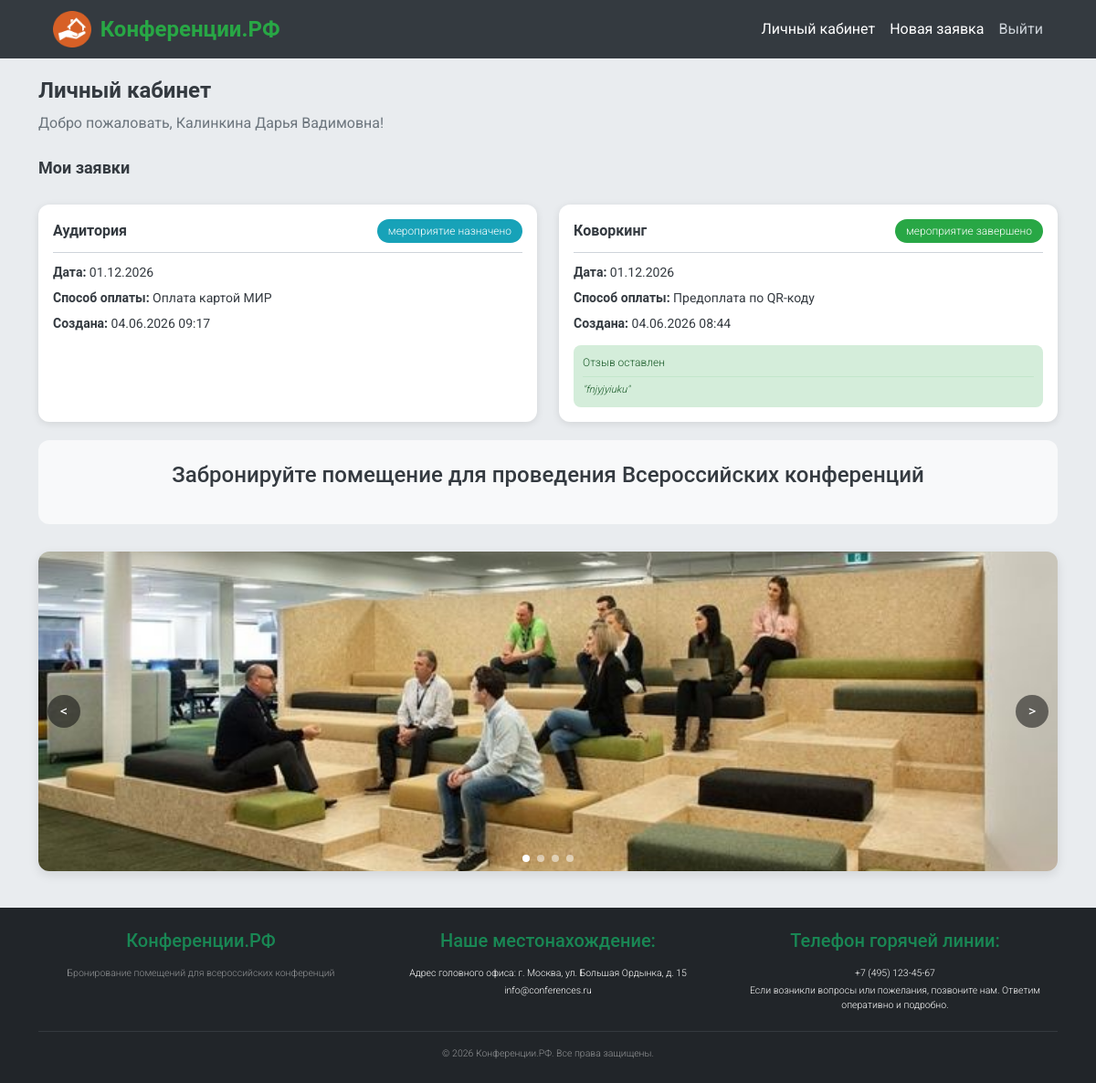
The page /dashboard (signed in) on the database its author committed.
### website/models.py (models this page shows, shortened)
class User(db.Model, UserMixin):
    __tablename__ = 'user'
    id = db.Column(db.Integer, primary_key=True)
    login = db.Column(db.String(80), unique=True, nullable=False)
    password = db.Column(db.String(200), nullable=False)
    fullname = db.Column(db.String(200), nullable=False)
    phone = db.Column(db.String(20), nullable=False)
    email = db.Column(db.String(120), nullable=False)
    role = db.Column(db.String(20), default='user')
    bookings = db.relationship('Booking', backref='user', lazy=True)
    reviews = db.relationship('Review', backref='user', lazy=True)
    def is_admin(self):
        return self.role == 'admin'

class Booking(db.Model):
    __tablename__ = 'booking'
    id = db.Column(db.Integer, primary_key=True)
    user_id = db.Column(db.Integer, db.ForeignKey('user.id'), nullable=False)
    room = db.Column(db.String(50), nullable=False)
    date = db.Column(db.String(20), nullable=False)
    time_start = db.Column(db.String(10), default='10:00')
    payment_method = db.Column(db.String(50), nullable=False)
    status = db.Column(db.String(50), default='новая')
    created_at = db.Column(db.DateTime, default=db.func.current_timestamp())
    review = db.relationship('Review', backref='booking', uselist=False)

class Review(db.Model):
    __tablename__ = 'review'
    id = db.Column(db.Integer, primary_key=True)
    user_id = db.Column(db.Integer, db.ForeignKey('user.id'), nullable=False)
    booking_id = db.Column(db.Integer, db.ForeignKey('booking.id'), nullable=False)
    rating = db.Column(db.Integer, default=5)
    text = db.Column(db.Text, nullable=False)
    created_at = db.Column(db.DateTime, default=db.func.current_timestamp())

### website/views.py (the view)
@views_bp.route('/dashboard')
@login_required  # только для авторизованных
def dashboard():
    if current_user.is_admin():
        return redirect(url_for('admin.admin_panel'))
    bookings = Booking.query.filter_by(user_id=current_user.id).order_by(Booking.created_at.desc()).all()
    for booking in bookings:
        booking.can_review = (booking.status == 'мероприятие завершено' and not booking.review)
    return render_template('dashboard.html', bookings=bookings)

### website/templates/dashboard.html (shortened to what this page needs)
{% extends "base.html" %}
{% block content %}
<div class="dashboard-header">
    <h2>Личный кабинет</h2>
    <p>Добро пожаловать, {{ current_user.fullname }}!</p>
</div>
<h3 > Мои заявки</h3>
{% if bookings %}
    <div class="bookings-list">
        {% for booking in bookings %}
        <div class="booking-card">
            <div class="booking-header">
                <span class="booking-room">
                    {% if booking.room == 'auditorium' %} Аудитория
                    {% elif booking.room == 'coworking' %} Коворкинг
                    {% else %} Кинозал{% endif %}
                </span>
                <span class="booking-status
                    {% if booking.status == 'новая' %}status-new
                    {% elif booking.status == 'мероприятие назначено' %}status-assigned
                    {% elif booking.status == 'мероприятие завершено' %}status-completed
                    {% endif %}">
                    {{ booking.status }}
                </span>
            </div>
            <div class="booking-body">
                <p><strong> Дата:</strong> {{ booking.date }}</p>
                <p><strong> Способ оплаты:</strong>
                    {% if booking.payment_method == 'qr' %}Предоплата по QR-коду
                    {% elif booking.payment_method == 'mir' %}Оплата картой МИР
                    {% else %}Постоплата в офисе{% endif %}
                </p>
                <p><strong> Создана:</strong> {{ booking.created_at.strftime('%d.%m.%Y %H:%M') }}</p>
            </div>
            {% if booking.can_review %}
            <div class="review-simple">
                <button class="btn-show-review" onclick="toggleReviewForm({{ booking.id }})">
                     Оставить отзыв
                </button>
                <div id="review-form-{{ booking.id }}" class="review-form-simple hidden">
                    <form method="POST" action="{{ url_for('views.add_review', booking_id=booking.id) }}" class="simple-review-form">
                        <textarea name="text" class="form-control" rows="3" placeholder="Поделитесь впечатлениями..." required></textarea>
                        <div class="review-actions">
                            <button type="submit" class="btn btn-primary btn-small">Отправить</button>
                            <button type="button" class="btn btn-secondary btn-small" onclick="toggleReviewForm({{ booking.id }})">Отмена</button>
                        </div>
                    </form>
                </div>
            </div>
            {% elif booking.review %}
            <div class="review-done-simple">
                <span> Отзыв оставлен</span>
                <div class="review-text-preview">
                    "{{ booking.review.text[:80] }}{% if booking.review.text|length > 80 %}...{% endif %}"
                </div>
            </div>
            {% endif %}
        </div>
        {% endfor %}
    </div>
{% else %}
    <div class="empty-state">
        <p> У вас пока нет заявок</p>
        <a href="{{ url_for('views.new_booking') }}" class="btn btn-primary"> Создать заявку</a>
    </div>
{% endif %}
<div class="page">
    <p> Забронируйте помещение для проведения Всероссийских конференций</p>
</div>
<div class="slider-container">
    <div class="slider">
        <div class="slide active">
            <div class="slide-placeholder">
            </div>
        </div>
    </div>
    <button class="slider-btn prev"><</button>
    <button class="slider-btn next">></button>
    <div class="slider-dots"></div>
</div>
{% endblock %}

### website/templates/base.html (shortened to what this page needs)
<!DOCTYPE html>
<html lang="ru">
<head>
    <link href="https://cdn.jsdelivr.net/npm/bootstrap@5.3.0/dist/css/bootstrap.min.css" rel="stylesheet">
    <link rel="stylesheet" href="https://cdnjs.cloudflare.com/ajax/libs/font-awesome/6.4.0/css/all.min.css">
    <link rel="stylesheet" href="{{ url_for('static', filename='style.css') }}">
</head>
<body>
    <header class="header">
        <div class="container">
            <div class="header-content">
                <a href="/" class="logo">
                    <img src="{{ url_for('static', filename='img/Mask group (3).png') }}" alt="Логотип">
                    <span class="logo-text">Конференции.РФ</span>
                </a>
                {% if current_user.is_authenticated %}
                <nav class="nav">
                    {% if not current_user.is_admin() %}
                    <a href="{{ url_for('views.dashboard') }}" class="nav-link">Личный кабинет</a>
                    <a href="{{ url_for('views.new_booking') }}" class="nav-link">Новая заявка</a>
                    {% else %}
                    <a href="{{ url_for('admin.admin_panel') }}" class="nav-link">Админ-панель</a>
                    {% endif %}
                    <a href="{{ url_for('auth.logout') }}" class="nav-link logout">Выйти</a>
                </nav>
                {% endif %}
            </div>
        </div>
    </header>
    <main class="main-content">
        <div class="container">
            {% block content %}{% endblock %}
        </div>
    </main>
    <footer class="footer bg-dark text-white mt-auto py-4">
        <div class="container">
            <div class="row">
                <div class="col-md-4 mb-3 mb-md-0">
                    <h5 class="text-success mb-3">Конференции.РФ</h5>
                    <p class="small text-white-50">Бронирование помещений для всероссийских конференций</p>
                </div>
                <div class="col-md-4 mb-3 mb-md-0">
                    <h5 class="text-success mb-3"> Наше местонахождение:</h5>
                    <p class="mb-1 small">
                    Адрес головного офиса: г. Москва, ул. Большая Ордынка, д. 15
                    </p>
                    <p class="mb-0 small">
                        info@conferences.ru
                    </p>
                </div>
                <div class="col-md-4">
                    <h5 class="text-success mb-3">Телефон горячей линии:</h5>
                    <p class="mb-1 small">+7 (495) 123-45-67</p>
                    <p class="mb-1 small">Если возникли вопросы или пожелания, позвоните нам. Ответим оперативно и подробно.</p>
                </div>
            </div>
            <hr class="my-3 border-secondary">
            <div class="text-center small text-white-50">
                © 2026 Конференции.РФ. Все права защищены.
            </div>
        </div>
    </footer>
</body>
</html>

### website/static/style.css (style rules this page uses)
* { margin: 0; padding: 0; box-sizing: border-box; }
body { font-family: 'Roboto', sans-serif; background: #E9ECEF; color: #343A40; font-size: 16px; font-weight: 400; line-height: 1.5; }
h2, .h2 { font-size: 24px; font-weight: 600; line-height: 1.3; }
h3, .h3 { font-size: 18px; font-weight: 600; line-height: 1.4; padding-bottom: 20px; }
small, .small-text, .footer, .booking-status, .review-text-preview { font-size: 12px; font-weight: 300; }
.header { background: #343A40; width: 100%; }
.header-content { max-width: 1200px; margin: 0 auto; padding: 12px 16px; display: flex; justify-content: space-between; align-items: center; flex-wrap: wrap; gap: 10px; }
.logo { display: flex; align-items: center; gap: 10px; cursor: pointer; text-decoration: none; }
.logo img { height: 40px; width: auto; }
.logo-text { font-size: 24px; font-weight: 700; color: #28A745; }
.nav { display: flex; gap: 16px; flex-wrap: wrap; }
.nav-link { color: white; text-decoration: none; font-size: 16px; font-weight: 400; padding: 6px 0; transition: color 0.3s; }
.logout { color: #CED4DA; }
.main-content { max-width: 1200px; margin: 0 auto; padding: 20px 16px; min-height: calc(100vh - 180px); }
.footer { background: #343A40; color: #CED4DA; text-align: center; padding: 20px 16px; font-size: 12px; font-weight: 300; width: 100%; }
@media (min-width: 769px) { .bookings-list { display: grid; grid-template-columns: repeat(2, 1fr); gap: 24px; } }
@media (min-width: 769px) { .booking-card { margin-bottom: 0; } }
@media (min-width: 769px) { .slider { height: 350px; } }
.booking-card { background: #FFFFFF; border-radius: 12px; padding: 16px; box-shadow: 0 2px 8px rgba(0,0,0,0.1); transition: all 0.2s; }
.booking-header { display: flex; justify-content: space-between; align-items: center; margin-bottom: 12px; padding-bottom: 10px; border-bottom: 1px solid #CED4DA; flex-wrap: wrap; gap: 8px; }
.booking-room { font-weight: 700; font-size: 16px; color: #343A40; }
.booking-status { padding: 4px 12px; border-radius: 20px; font-size: 12px; font-weight: 300; display: inline-block; }
.status-assigned, .status-мероприятие-назначено { background: #17A2B8; color: white; }
.status-completed, .status-мероприятие-завершено { background: #28A745; color: white; }
.booking-body p { margin: 8px 0; font-size: 14px; font-weight: 400; line-height: 1.4; color: #343A40; }
.dashboard-header { margin-bottom: 24px; }
.dashboard-header h2 { color: #343A40; }
.dashboard-header p { font-size: 16px; font-weight: 400; color: #6c757d; margin-top: 8px; }
.review-done-simple { margin-top: 14px; padding: 10px; background: #d4edda; border-radius: 8px; font-size: 12px; font-weight: 300; color: #155724; }
.review-text-preview { margin-top: 6px; padding-top: 6px; border-top: 1px solid #c3e6cb; font-size: 11px; font-style: italic; }
.slider-container { position: relative; margin: 30px 0 20px; border-radius: 12px; overflow: hidden; box-shadow: 0 4px 12px rgba(0,0,0,0.1); }
.slider { position: relative; overflow: hidden; }
.slide { position: absolute; width: 100%; height: 100%; opacity: 0; transition: opacity 0.5s ease; display: flex; align-items: center; justify-content: center; }
.slide.active { opacity: 1; }
.slide-placeholder { width: 100%; height: 100%; }
.slider-btn { position: absolute; top: 50%; transform: translateY(-50%); background: rgba(0,0,0,0.5); color: white; border: none; width: 36px; height: 36px; cursor: pointer; font-size: 16px; border-radius: 50%; transition: background 0.3s; display: flex; align-items: center; justify-content: center; }
.prev { left: 10px; }
.next { right: 10px; }
.slider-dots { position: absolute; bottom: 10px; left: 50%; transform: translateX(-50%); display: flex; gap: 8px; }
.page { background: #F8F9FA; padding: 20px; border-radius: 12px; margin: 20px 0; text-align: center; }
.page p { font-size: 24px; font-weight: 500; color: #343A40; }
.booking-card, .form-container, .alert { animation: fadeIn 0.3s ease; }
.text-center { text-align: center; }

### rows shown on the page
User: fullname "Калинкина Дарья Вадимовна"
Booking: room "Аудитория", status "мероприятие назначено", date "01.12.2026", payment_method "Оплата картой МИР", created_at "04.06.2026 09:17"
Booking: room "Коворкинг", status "мероприятие завершено", date "01.12.2026", payment_method "Предоплата по QR-коду", created_at "04.06.2026 08:44", review "fnjyjyiuku"
